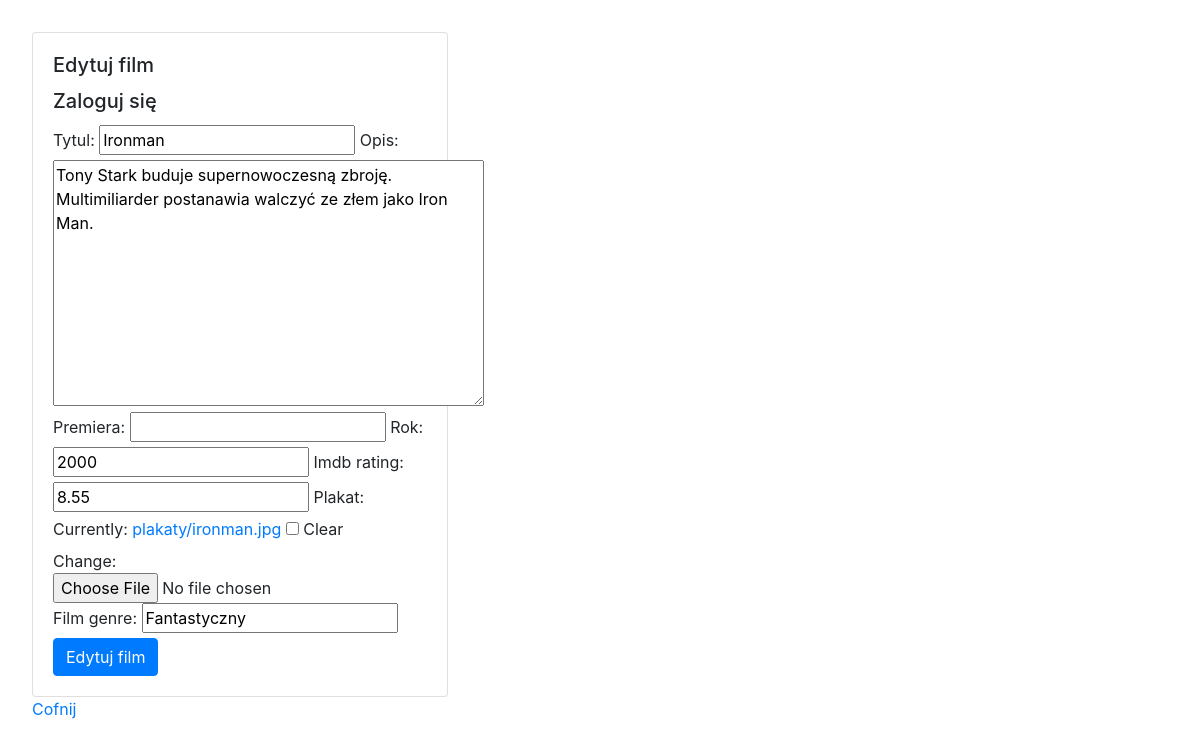
The page /filmy/edytuj/2/ (signed in) on the database its author committed.
### filmyweb/models.py (models this page shows, shortened)
class Film(models.Model):
    tytul = models.CharField(max_length=64, blank=False, unique=True)
    rok = models.PositiveSmallIntegerField(default=2000)
    opis = models.TextField(default="")
    premiera = models.DateField(null=True, blank=True)
    imdb_rating = models.DecimalField(decimal_places=2 , max_digits=4, null=True, blank=True)
    plakat = models.ImageField(upload_to="plakaty", null=True, blank=True)
    film_genre = models.CharField(max_length=64, blank=False)

### filmyweb/views.py (the view)
# urls.py: path('edytuj/<int:id>/', edytuj_film ,name="edytuj_film"),
@login_required()
def edytuj_film(request, id):
    film = get_object_or_404(Film, pk=id)
    form = FilmForm(request.POST or None, request.FILES or None, instance=film)
    if form.is_valid():
        form.save()
        return redirect(wszystkie_filmy)
    return render(request, 'film_form.html', {'form': form, 'nowy': False })

### filmyweb/forms.py
class FilmForm(ModelForm):
    class Meta:
        model = Film
        fields = ['tytul', 'opis', 'premiera', 'rok', 'imdb_rating', 'plakat', 'film_genre']

### templates/film_form.html (shortened to what this page needs)
{% extends 'glowny.html' %}
{% load bootstrap %}
{% block strona %}
    <div class="card" style="width: 26rem;">
      <div class="card-body">
          {% if nowy %}
            <h5 class="card-title">Nowy film</h5>
          {% else %}
            <h5 class="card-title">Edytuj film</h5>
          {% endif %}
        <h5 class="card-title">Zaloguj się</h5>
            <form method="post" enctype="multipart/form-data">
                {{ form|bootstrap }}
                    {% if nowy %}
                        <button type="submit" class="btn btn-primary">Nowy film</button>
                    {% else %}
                        <button type="submit" class="btn btn-primary">Edytuj film</button>
                    {% endif %}
            </form>
      </div>
    </div>
<a href="{% url 'wszystkie_filmy' %}">Cofnij</a>
{% endblock %}

### filmyweb/static/nowy.css (style rules this page uses)
body { padding: 2rem; }
.card { width: 36rem; }

### rows shown on the page
Film: tytul "Ironman", opis "Tony Stark buduje supernowoczesną zbroję. Multimiliarder postanawia walczyć ze złem jako Iron Man.", rok "2000", imdb_rating "8.55", film_genre "Fantastyczny"
